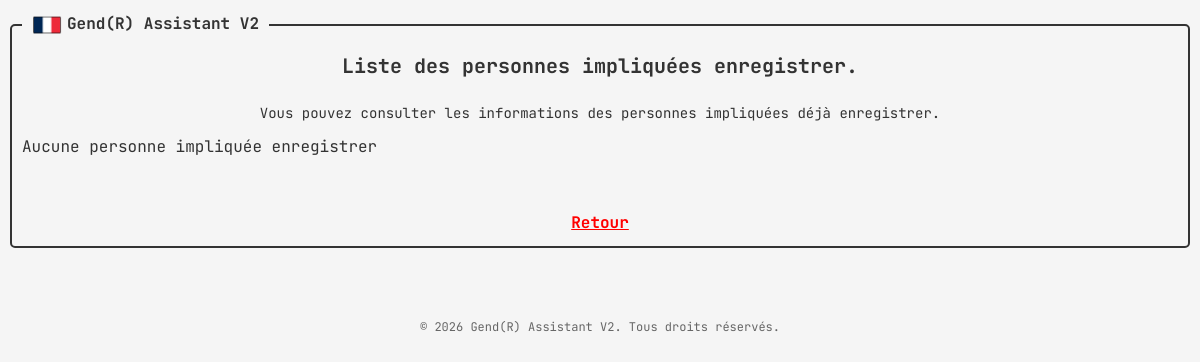
The page /view_persons?intervention_id=2 (signed in) on the database as committed earlier.
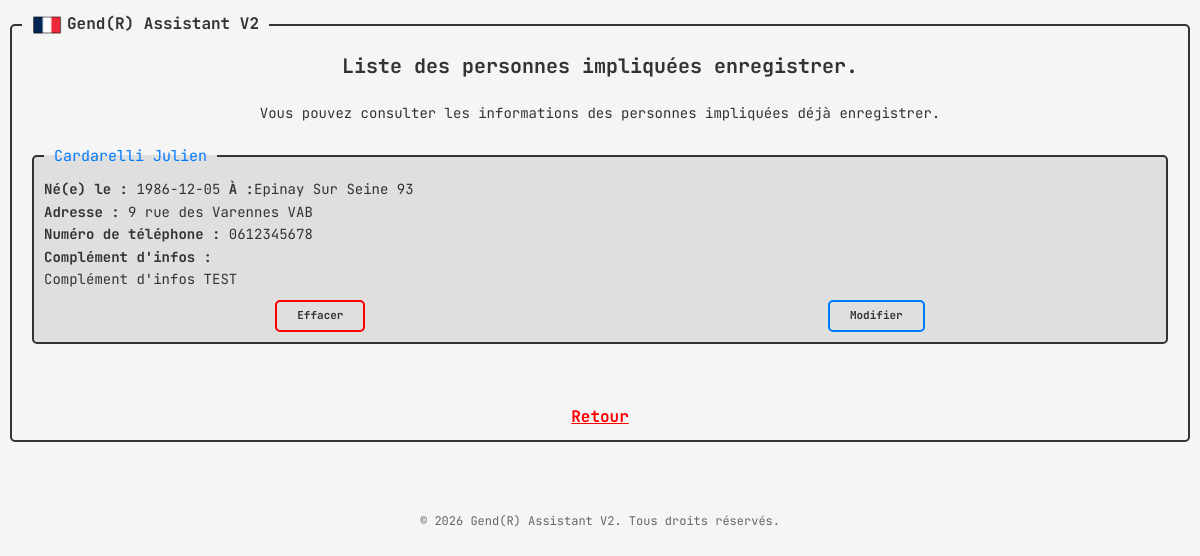
The same page on the database as committed later.
### tables this page shows
CREATE TABLE persons (
                id INTEGER PRIMARY KEY AUTOINCREMENT,
                intervention_id INTEGER NOT NULL,
                fullname TEXT NOT NULL,
                birthdate TEXT NOT NULL,
                place_of_birth TEXT NOT NULL,
                location TEXT NOT NULL,
                phone TEXT NOT NULL,
                complement TEXT
                );

### app.py (the view, shortened to what this page needs)
@app.route('/view_persons')
def view_persons():
    if 'username' not in session:
            return redirect(url_for('login'))
    if request.method == 'GET':
        if 'success' in request.args:
            intervention_id = request.args.get('intervention_id')
            success = request.args.get('success')
            if len(db_handler.get_person_interventions(intervention_id)) > 0:
                persons_list = db_handler.get_person_interventions(intervention_id)
                return render_template('view_persons.html', intervention_id=intervention_id, persons_list=persons_list, success=success)
            else:
                return render_template('view_persons.html', intervention_id=intervention_id, success=success)
        else:
            intervention_id = request.args.get('intervention_id')
            if len(db_handler.get_person_interventions(intervention_id)) > 0:
                persons_list = db_handler.get_person_interventions(intervention_id)
                return render_template('view_persons.html', intervention_id=intervention_id, persons_list=persons_list)
            else:
                return render_template('view_persons.html', intervention_id=intervention_id)

### database_handler.py (called while the page is built)
    def get_person_interventions(self, intervention_id):
        conn = sqlite3.connect('database.db')
        cursor = conn.cursor()
        cursor.execute("SELECT * FROM persons WHERE intervention_id = ?", (intervention_id,))
        interventions = cursor.fetchall()
        conn.close()
        return interventions

### templates/view_persons.html (shortened to what this page needs)
{% extends 'base.html' %}
{% block content %}
    <div class="title">
        <h3>Liste des personnes impliquées enregistrer.</h3>
        <p>Vous pouvez consulter les informations des personnes impliquées déjà enregistrer.</p>
    </div>
    {% if persons_list %}
        {% for person in persons_list %}
            <div class="person-card">
                <fieldset>
                    <legend>{{ person[2] }}</legend>
                    <p><strong>Né(e) le : </strong>{{ person[3] }} <strong>À :</strong>{{ person[4] }}</p>
                    <p><strong>Adresse : </strong>{{ person[5] }}</p>
                    <p><strong>Numéro de téléphone : </strong>{{ person[6] }}</p>
                    <p><strong>Complément d'infos :</strong></p>
                    <p>{{ person[7] }}</p>
                    <div class="btn">
                        <a href="{{ url_for('delete_person', person_name=person[2], intervention_id=person[1]) }}" class="delete">Effacer</a>
                        <a href="" class="modify">Modifier</a>
                    </div>
                </fieldset>
            </div>
        {% endfor %}
    {% else %}
        <div class="no-person">
            <p>Aucune personne impliquée enregistrer</p>
        </div>
    {% endif %}
    <div class="return">
        <a href="{{ url_for('complete', intervention_id=intervention_id)}}">Retour</a>
    </div>
{% endblock %}

### templates/base.html (shortened to what this page needs)
<!DOCTYPE html>
<html lang="fr">
<head>
    <link rel="stylesheet" href="{{ url_for('static', filename='css/base.css') }}">
    <link rel="stylesheet" href="{{ url_for('static', filename='css/index.css') }}">
    <link rel="stylesheet" href="{{ url_for('static', filename='css/register.css') }}">
    <link rel="stylesheet" href="{{ url_for('static', filename='css/login.css') }}">
    <link rel="stylesheet" href="{{ url_for('static', filename='css/homepage.css') }}">
    <link rel="stylesheet" href="{{ url_for('static', filename='css/add_intervention.css') }}">
    <link rel="stylesheet" href="{{ url_for('static', filename='css/complete_page.css') }}">
    <link rel="stylesheet" href="{{ url_for('static', filename='css/add_person.css') }}">
    <link rel="stylesheet" href="{{ url_for('static', filename='css/view_persons.css') }}">
</head>
<body>
    <fieldset>
        <legend class="base"><img src="{{ url_for('static', filename='img/france.png') }}" alt="france">Gend(R) Assistant V2</legend>
        {% block content %}{% endblock %}
    </fieldset>
    <div class="spacer"></div>
    <footer>
        <p>&copy; 2026 Gend(R) Assistant V2. Tous droits réservés.</p>
    </footer>
</body>
</html>

### static/css/base.css (style rules this page uses)
* { box-sizing: border-box; margin: 0; padding: 0; }
body { font-family: "JetBrains Mono", monospace; background-color: #f5f5f5; color: #333; line-height: 1.6; padding: 0; }
fieldset { display: flex; flex-direction: column; border: 2px solid #333; padding: 10px; border-radius: 5px; margin: 10px; height: calc(100% - 20px); min-height: calc(100% - 20px); overflow-y: auto; }
.base { font-weight: bold; padding: 0 10px; }
.base img { width: 30px; height: 30px; vertical-align: middle; margin-right: 5px; }
.title { display: flex; flex: 1; flex-direction: column; align-items: center; justify-content: center; text-align: center; }
.title h3 { font-size: 20px; margin-bottom: 20px; }
.title p { font-size: 14px; margin-bottom: 10px; }
.spacer { height: 50px; }
footer { width: 100%; text-align: center; font-size: 12px; color: #666; padding: 10px 0; }

### static/css/view_persons.css (style rules this page uses)
.person-card fieldset { background-color: #dfdfdf; }
.person-card legend { color: #007bff; font-size: 15px; padding: 0 10px; }
.person-card p { font-size: 14px; }
.person-card .btn { display: flex; flex-direction: row; justify-content: space-around; margin: 10px 0 0 0; }
.person-card .btn a { font-size: 11px; font-weight: bold; color: #333; padding: 5px 20px; text-align: center; text-decoration: none; border-radius: 5px; }
.person-card .btn .modify { border: 2px solid #007BFF; }
.person-card .btn .delete { border: 2px solid red; }
.return { display: flex; justify-content: center; margin-top: 50px; }
.return a { text-align: center; color: red; font-size: 16px; font-weight: bold; }

Rows that differ between the two databases and show on the page:
added persons: fullname "Cardarelli Julien", birthdate "1986-12-05", place_of_birth "Epinay Sur Seine 93", location "9 rue des Varennes VAB", phone "0612345678", complement "Complément d'infos TEST"
Other text that changed with them:
text no longer shown: "Aucune personne impliquée enregistrer"
